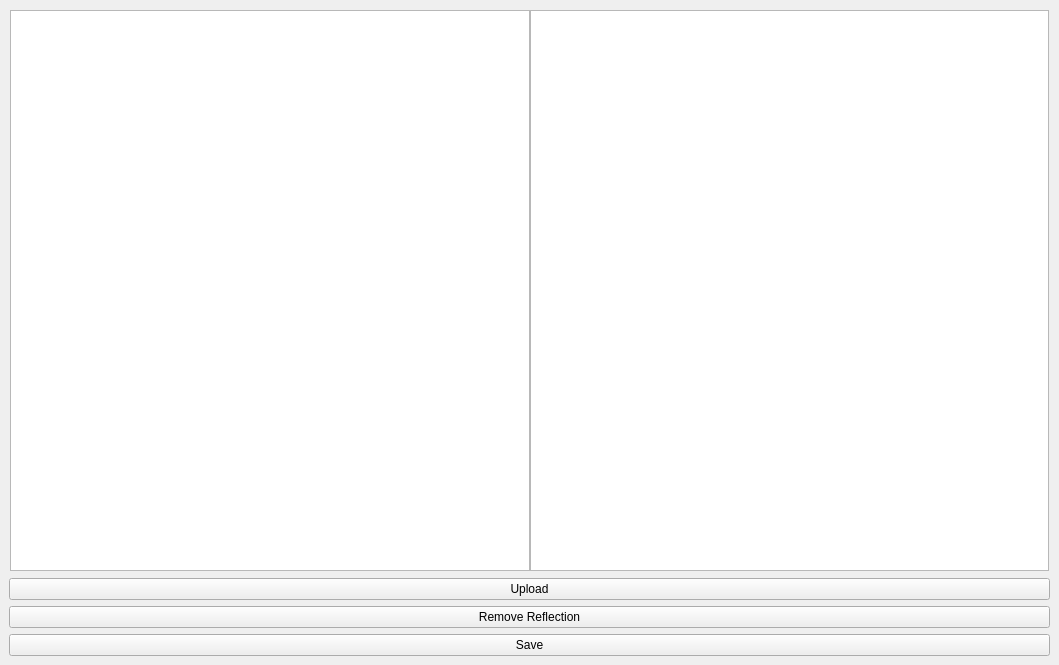
<?xml version="1.0" encoding="UTF-8"?>
<ui version="4.0">
 <class>photo_editor</class>
 <widget class="QMainWindow" name="photo_editor">
  <property name="geometry">
   <rect>
    <x>0</x>
    <y>0</y>
    <width>1059</width>
    <height>665</height>
   </rect>
  </property>
  <property name="sizePolicy">
   <sizepolicy hsizetype="Expanding" vsizetype="Expanding">
    <horstretch>0</horstretch>
    <verstretch>0</verstretch>
   </sizepolicy>
  </property>
  <property name="windowTitle">
   <string>MainWindow</string>
  </property>
  <widget class="QWidget" name="central_widget">
   <property name="sizePolicy">
    <sizepolicy hsizetype="Expanding" vsizetype="Expanding">
     <horstretch>1</horstretch>
     <verstretch>1</verstretch>
    </sizepolicy>
   </property>
   <property name="minimumSize">
    <size>
     <width>300</width>
     <height>250</height>
    </size>
   </property>
   <layout class="QGridLayout" name="gridLayout">
    <item row="2" column="0">
     <widget class="QPushButton" name="remove_reflection_btn">
      <property name="text">
       <string>Remove Reflection</string>
      </property>
     </widget>
    </item>
    <item row="1" column="0">
     <widget class="QPushButton" name="upload_btn">
      <property name="text">
       <string>Upload</string>
      </property>
     </widget>
    </item>
    <item row="0" column="0">
     <layout class="QVBoxLayout" name="main_container" stretch="1">
      <property name="spacing">
       <number>0</number>
      </property>
      <property name="sizeConstraint">
       <enum>QLayout::SetNoConstraint</enum>
      </property>
      <property name="leftMargin">
       <number>1</number>
      </property>
      <property name="topMargin">
       <number>1</number>
      </property>
      <property name="rightMargin">
       <number>1</number>
      </property>
      <property name="bottomMargin">
       <number>1</number>
      </property>
      <item>
       <layout class="QHBoxLayout" name="editor_container" stretch="0,0">
        <property name="sizeConstraint">
         <enum>QLayout::SetDefaultConstraint</enum>
        </property>
        <item>
         <widget class="QGraphicsView" name="input_canvas"/>
        </item>
        <item>
         <widget class="QGraphicsView" name="output_canvas">
          <property name="sizePolicy">
           <sizepolicy hsizetype="MinimumExpanding" vsizetype="MinimumExpanding">
            <horstretch>0</horstretch>
            <verstretch>0</verstretch>
           </sizepolicy>
          </property>
         </widget>
        </item>
       </layout>
      </item>
     </layout>
    </item>
    <item row="3" column="0">
     <widget class="QPushButton" name="save_btn">
      <property name="text">
       <string>Save</string>
      </property>
     </widget>
    </item>
   </layout>
  </widget>
  <action name="action_open">
   <property name="text">
    <string>Open</string>
   </property>
   <property name="shortcut">
    <string>Ctrl+O</string>
   </property>
  </action>
  <action name="action_save_as">
   <property name="enabled">
    <bool>false</bool>
   </property>
   <property name="text">
    <string>Save as</string>
   </property>
   <property name="shortcut">
    <string>Ctrl+Shift+S</string>
   </property>
  </action>
  <action name="action_save">
   <property name="enabled">
    <bool>false</bool>
   </property>
   <property name="text">
    <string>Save</string>
   </property>
   <property name="shortcut">
    <string>Ctrl+S</string>
   </property>
  </action>
 </widget>
 <resources/>
 <connections/>
</ui>
